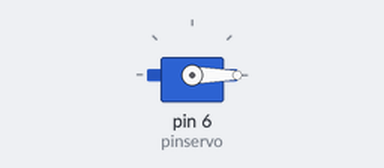
This sketch was run on a simulated Arduino Uno, built with avr-gcc and run on an emulated ATmega328P. On the bench: servo.

Above: at 0.05 s.
At 0.75 s:
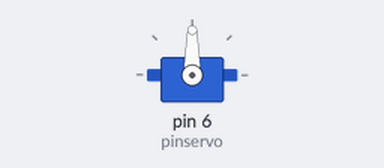
At 1.5 s:
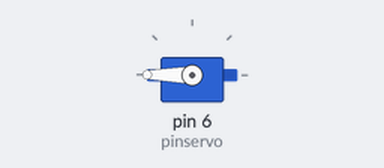
Timing chart, 0 to 3.5 s (numbered marks = the images above):
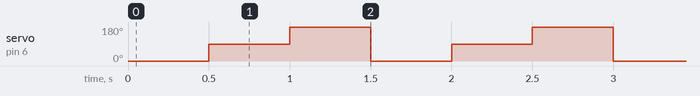

The sketch:

Servo.ino
```cpp
#include <Servo.h>
int pinservo=6;
Servo aservo;

void setup() {
Serial.begin(9600);
aservo.attach(pinservo);
}

void loop() {
  aservo.write(0);
  delay(500);
  aservo.write(90);
  delay(500);
  aservo.write(180);
  delay(500);
}
```

Measured:
- by itself, servo on pin 6 (pinservo): repeats every 1.5 s: 180° 0.50 s, 0° 0.50 s, 90° 0.50 s
